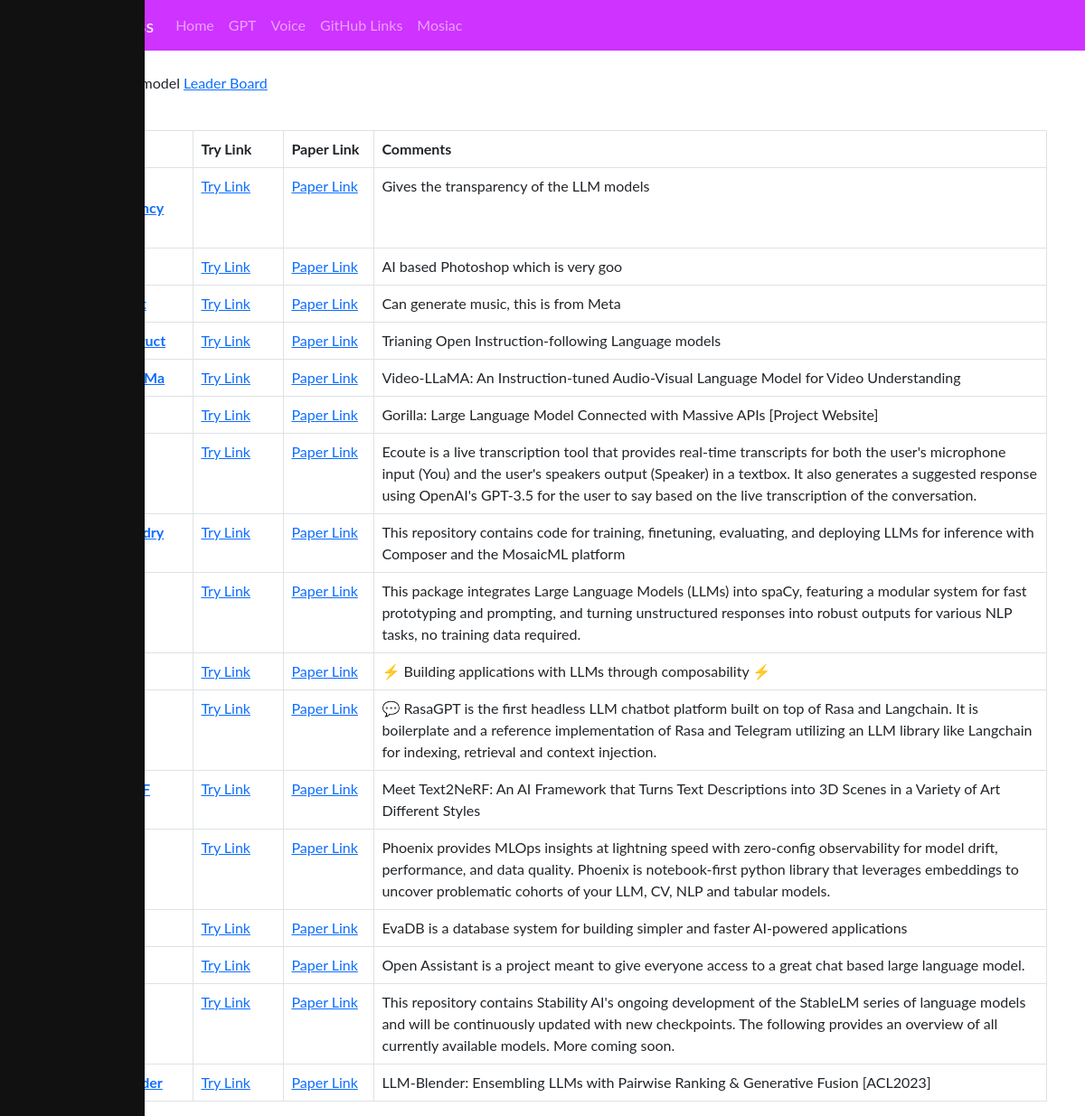
Page /github_links on the earlier database version.
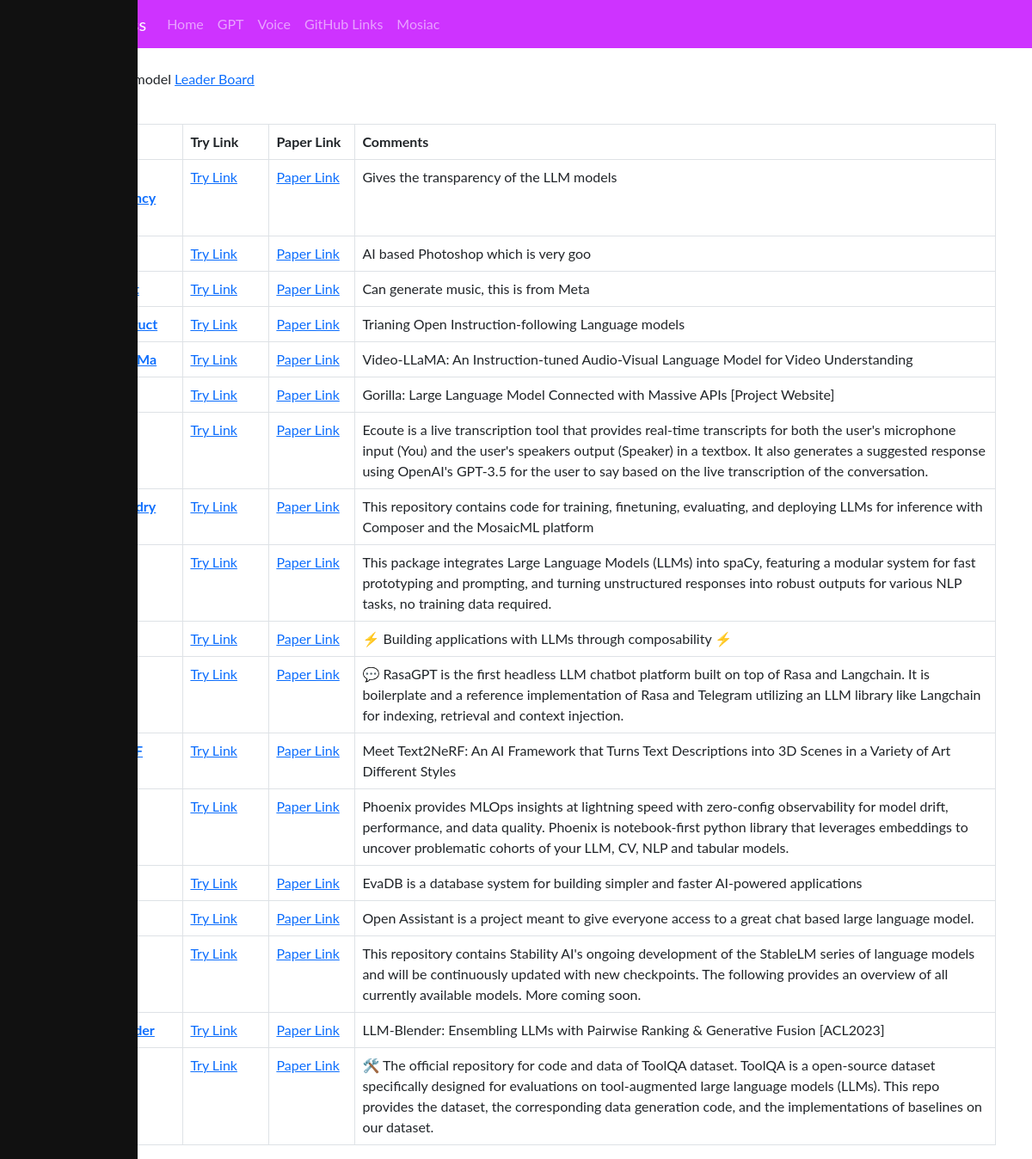
Same page on the later database version.
### tables this page shows
CREATE TABLE "github_link" (
	"id"	INTEGER,
	"Title"	INTEGER,
	"Link"	TEXT,
	"Comments"	TEXT,
	"PaperLink"	TEXT,
	"TryLink"	TEXT,
	PRIMARY KEY("id")
);

### app.py (the view)
@app.route("/github_links")
def github_links():
    conn = get_db_connection()
    cursor = conn.execute('SELECT * FROM github_link')
    git_rows = cursor.fetchall()
    conn.close()
    return render_template("github_links.html", git_rows=git_rows)

### db.py (called while the page is built)
def get_db_connection():
    conn = sqlite3.connect('advait_database.db')
    conn.row_factory = sqlite3.Row
    return conn

### templates/github_links.html
{% extends "layout.html" %}
{% block content %}
<div class="container">
  <br>
  <p>
    Large Langauge model <a href="https://huggingface.co/spaces/HuggingFaceH4/open_llm_leaderboard">Leader Board</a>
  </p>
<br>
<table class="table table-bordered">
    <thead>
      <tr>
        <th scope="col">#</th>
        <th scope="col">Title</th>
        <th scope="col">Try Link</th>
        <th scope="col">Paper Link</th>
        <th scope="col">Comments</th>
      </tr>
    </thead>
    <tbody>
      {% for row in git_rows %}
      <tr>
        <td>{{row['Id']}}</td>
        <td><a href="{{row['Link']}}"><b>{{row['Title']}}</b></a></td>
        <td width="100px" ><a href="{{row['TryLink']}}">Try Link</a></td>
        <td width="100px"><a href="{{row['PaperLink']}}">Paper Link</a></td>
        <td>{{row['Comments']}}</td>
      </tr>
      {% endfor %}
    </tbody>
  </table>
</div>
{% endblock %}

### templates/layout.html (shortened to what this page needs)
<!DOCTYPE html>
<html>
<head>
    <link rel="stylesheet" href="https://cdn.jsdelivr.net/npm/bootstrap@5.3.0/dist/css/bootstrap.min.css">
    <link rel="stylesheet" type="text/css" href="{{ url_for('static', filename='css/styles.css') }}">
    <link rel="stylesheet" type="text/css" href="{{ url_for('static', filename='css/prism.css') }}">
</head>
<body>
    <nav class="navbar navbar-expand-lg navbar-dark bg-custom">
        <div class="container">
            <a class="navbar-brand" href="#">Advait Discuss</a>
            <div class="collapse navbar-collapse" id="navbarNav">
                <ul class="navbar-nav">
                    <li class="nav-item"><a class="nav-link" href="{{ url_for('index') }}">Home</a></li>
                    <li class="nav-item"><a class="nav-link" href="{{ url_for('gpt') }}">GPT</a></li>
                    <li class="nav-item"><a class="nav-link" href="{{ url_for('voice') }}">Voice</a></li>
                    <li class="nav-item"><a class="nav-link" href="{{ url_for('github_links') }}">GitHub Links</a></li>
                    <li class="nav-item"><a class="nav-link" href="{{ url_for('mosiac') }}">Mosiac</a></li>
                </ul>
            </div>
        </div>
    </nav>
    <div class="sidenav">
      </div>
    {% block content %}
    {% endblock content %}
</body>
</html>

### static/css/styles.css (style rules this page uses)
.bg-custom { background-color: #CE33FF; }
body { font-family: "Lato", sans-serif; }
.sidenav { height: 100%; width: 160px; position: fixed; z-index: 1; top: 0; left: 0; background-color: #111; overflow-x: hidden; padding-top: 20px; }

Differences in the rows shown:
added github_link: Comments "🛠️ The official repository for code and data of ToolQA dataset. ToolQA is a open-source dataset specifically designed for evaluations on tool-augmented large language models (LLMs). This repo provides the dataset, the corresponding data generation code, and the implementations of baselines on our dataset."
